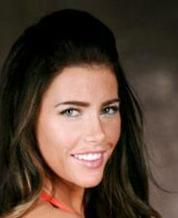
#> input picture 2D2DPCA_example/face_data/0.jpg, 178 x 218 px; its folder holds 5 pictures in this run
$ python 2D2DPCA_performance.py
#> lines starting #> are read from the running program, lines starting #| are printed output that depends on the picture
import numpy as np
from PIL import Image
import matplotlib.pyplot as plt
# [35 lines left out: function PCA2D_2D, not called in this run]


samples = []
for i in range(6):
    im = Image.open('./face_data/'+str(i)+'.jpg')
#> im is the input picture: PIL image 178x218 RGB; mean R, G, B 83.6, 64.5, 52.2
    im=im.convert("L")
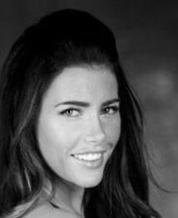
#> im: PIL image 178x218 L; min 0, max 252, mean 68.8
    im_data  = np.empty((im.size[1], im.size[0]))
    for j in range(im.size[1]):
        for k in range(im.size[0]):
            R = im.getpixel((k, j))
            im_data[j,k] = R/255.0
    samples.append(im_data)
#> pass 2 of the loop `for i in range(6):`:
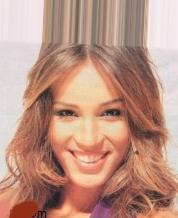
#> input picture 2D2DPCA_example/face_data/1.jpg, 178 x 218 px
#> im is the input picture: PIL image 178x218 RGB; mean R, G, B 188.7, 146.5, 130.5
#> `im=im.convert("L")`:
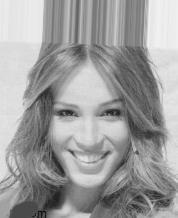
#> im: PIL image 178x218 L; min 12, max 243, mean 157.3
#> pass 3 of the loop `for i in range(6):`:
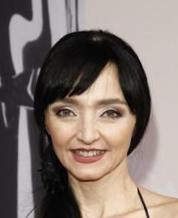
#> input picture 2D2DPCA_example/face_data/2.jpg, 178 x 218 px
#> im is the input picture: PIL image 178x218 RGB; mean R, G, B 131.9, 119.3, 112.4
#> `im=im.convert("L")`:
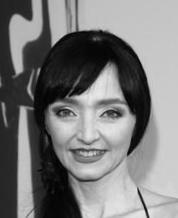
#> im: PIL image 178x218 L; min 0, max 235, mean 122.3
#> (the run stopped early here; a loop or call above may not have finished)
